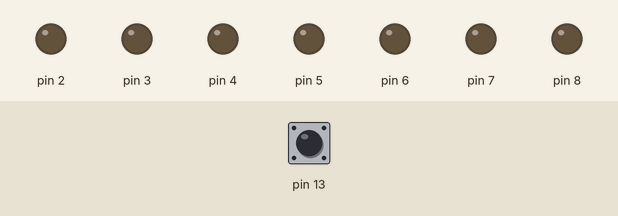
Recording of a sketch running on a simulated Arduino Uno, built with avr-gcc and run on an emulated ATmega328P. On the bench: output pins drawn as LEDs (lit = HIGH). Dashed ring = blinking. The inputs (shaded band) are chosen by the test bench; at power-on: pin 13 HIGH.

Above: at 1.2 s.
1.3 s: pin 13 pulled LOW for 0.15 s
At 2.1 s:
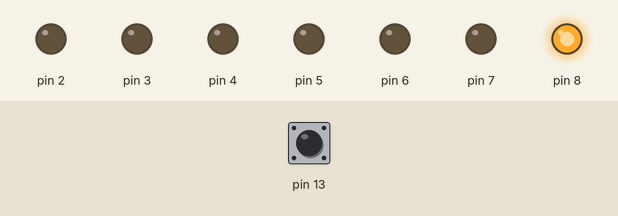
4.4 s: pin 13 pulled LOW for 1 s
At 6.2 s:
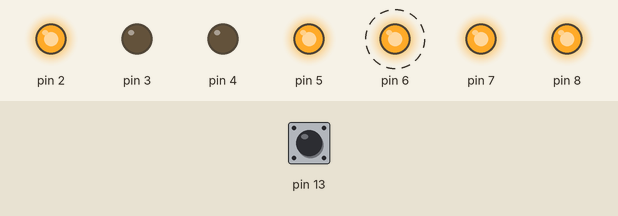
8.4 s: pin 13 pulled LOW for 3.2 s
At 14.9 s:
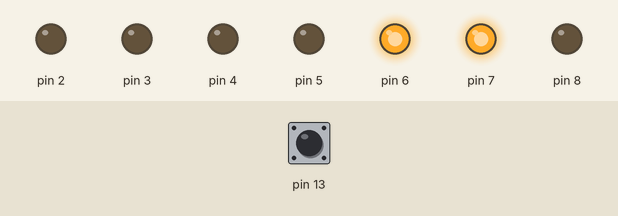
Timing chart, 0 to 16.4 s (numbered marks = the images above; inputs shaded):
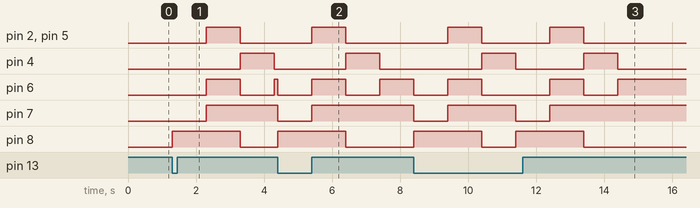

Measured:
- after the input at 1.3 s, pin 2, pin 5: LOW → HIGH after 1.0 s, → LOW 1.0 s later; pin 4: LOW → HIGH after 2.0 s, → LOW 1.0 s later; pin 6: LOW → HIGH after 1.0 s, → LOW 1.0 s later, → HIGH 1.0 s later; pin 7: LOW → HIGH after 1.0 s; pin 8: LOW → HIGH at once, → LOW 2.0 s later
- after the input at 4.4 s, pin 2, pin 5: LOW → HIGH after 1.0 s, → LOW 1.0 s later; pin 4: LOW → HIGH after 2.0 s, → LOW 1.0 s later; pin 6: alternates HIGH for 1.0 s and LOW for 1.0 s, starting at once; pin 7: HIGH → LOW at once, → HIGH 1.0 s later; pin 8: LOW → HIGH at once, → LOW 2.0 s later
- after the input at 8.4 s, pin 2: alternates HIGH for 1.0 s and LOW for 2.0 s, 4 changes in all, then stays LOW, starting after 1.0 s; pin 4: alternates HIGH for 1.0 s and LOW for 2.0 s, 4 changes in all, then stays LOW, starting after 2.0 s

The sketch:

sketch_jun16b.ino
```cpp
void setup() {
pinMode(2,OUTPUT);
pinMode(3,OUTPUT);
pinMode(4,OUTPUT);
pinMode(5,OUTPUT);
pinMode(6,OUTPUT);
pinMode(7,OUTPUT);
pinMode(8,OUTPUT);
pinMode(13,INPUT_PULLUP);
}

void loop() {
  if (digitalRead(13)==0){
  digitalWrite(2,0);
  digitalWrite(3,0);
  digitalWrite(4,0);
  digitalWrite(5,0);
  digitalWrite(6,0);
  digitalWrite(7,0);
  digitalWrite(8,1);
  delay(1000);
  digitalWrite(2,1);
  digitalWrite(3,0);
  digitalWrite(4,0);
  digitalWrite(5,1);
  digitalWrite(6,1);
  digitalWrite(7,1);
  digitalWrite(8,1);
  delay(1000);
  digitalWrite(2,0);
  digitalWrite(3,0);
  digitalWrite(4,1);
  digitalWrite(5,0);
  digitalWrite(6,0);
  digitalWrite(7,1);
  digitalWrite(8,0);
  delay(1000);
  digitalWrite(2,0);
  digitalWrite(3,0);
  digitalWrite(4,0);
  digitalWrite(5,0);
  digitalWrite(6,1);
  digitalWrite(7,1);
  digitalWrite(8,0);
  }
}
```
